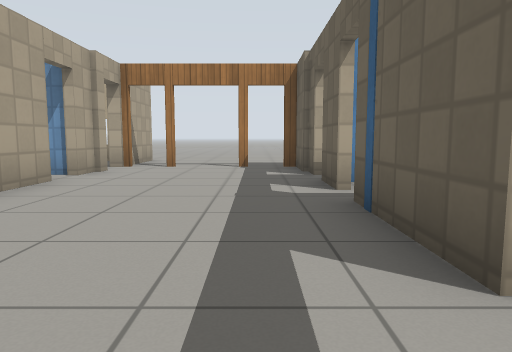
View 1 (above)

24 first-person views from a walk through a robot-simulator world made for Gazebo. The camera is 0.72 m above the floor, tilts 6° down and sees 70° across. The floor is counted in squares, 1 m on a side. Each view is taken from the middle of a square. On the plan, view 1 faces up. The plan holds only what a view shows up to about 11 squares ahead; the rest is blank. The place goes on beyond the plan. Gazebo's built-in surfaces are drawn with simple patterns.

View 2
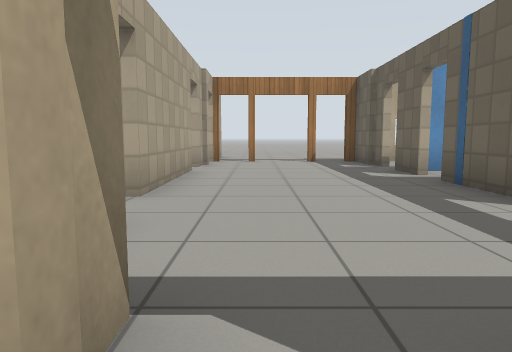

View 3
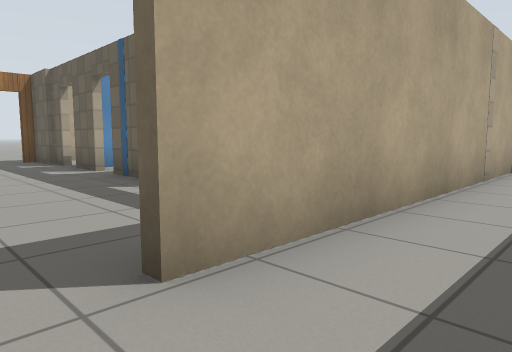

View 4
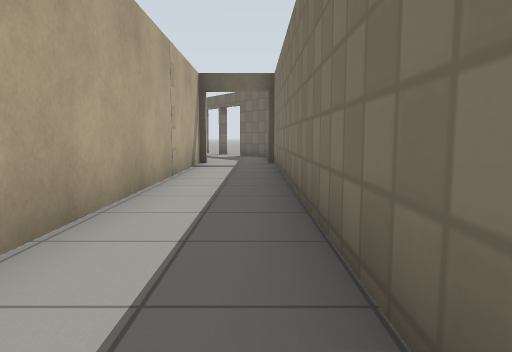

View 5
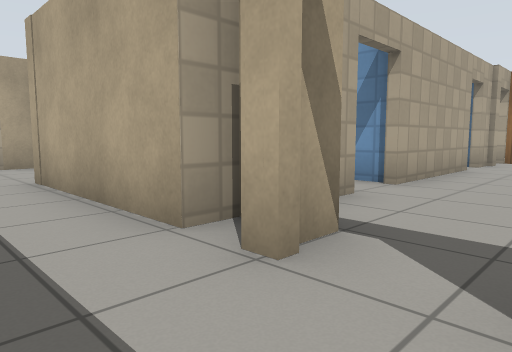

View 6
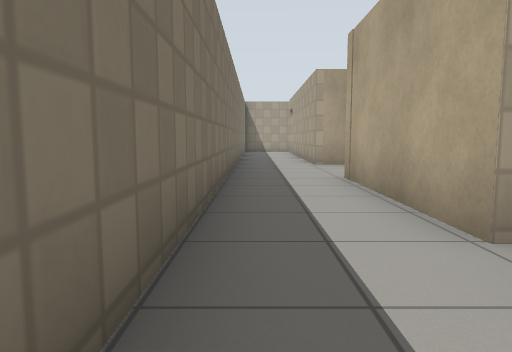

View 7
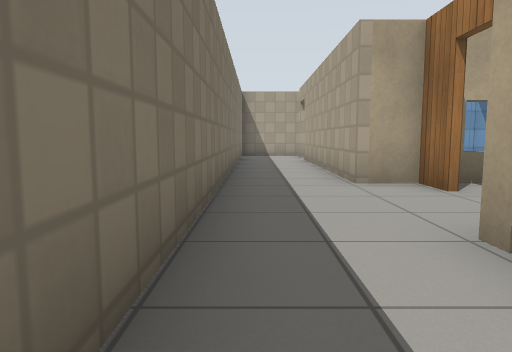

View 8
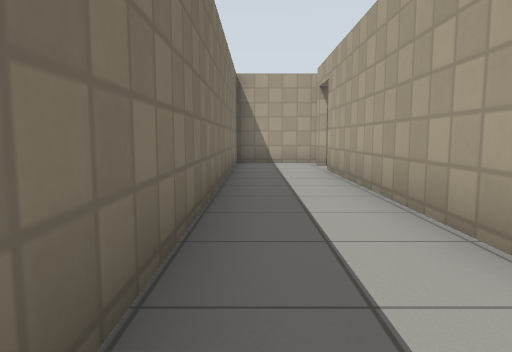

View 9
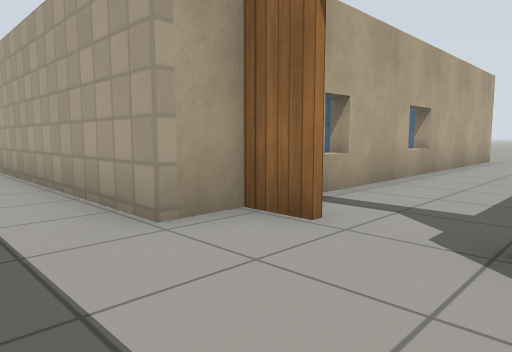

View 10
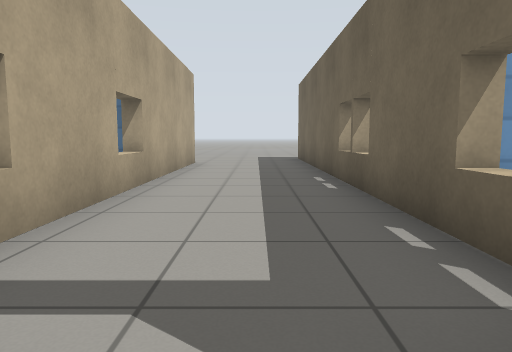

View 11
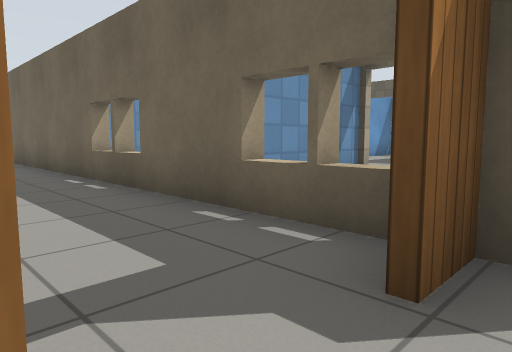

View 12
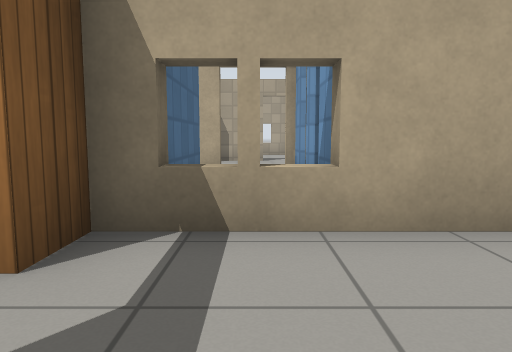

View 13
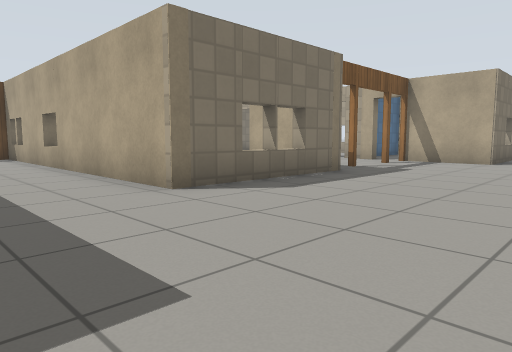

View 14
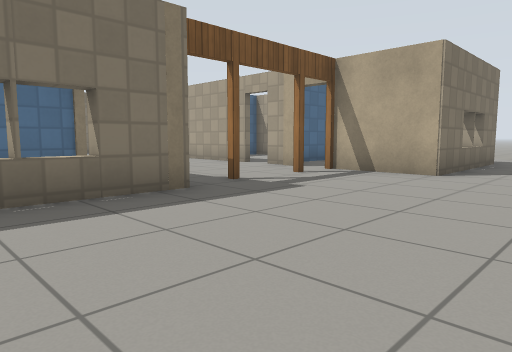

View 15
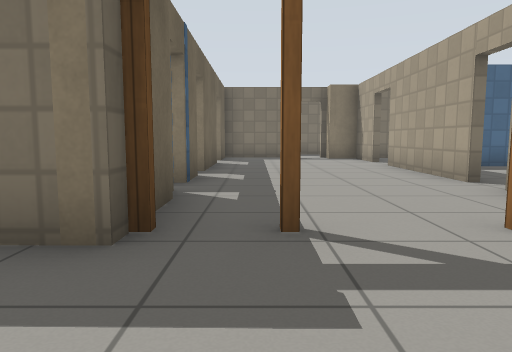

View 16
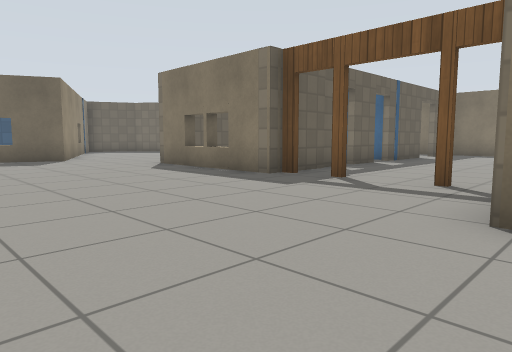

View 17
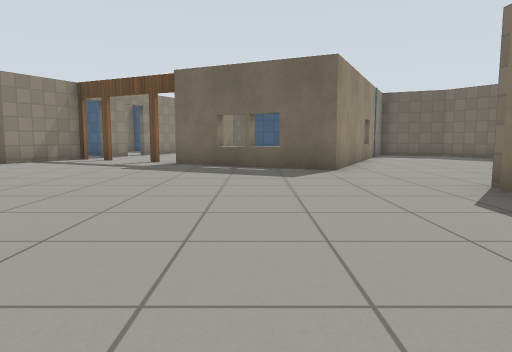

View 18
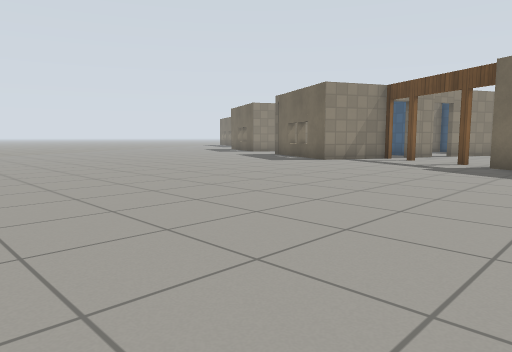

View 19
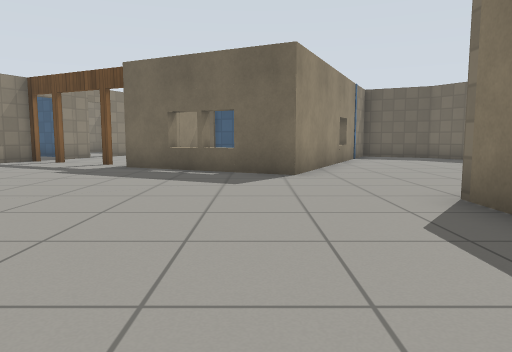

View 20
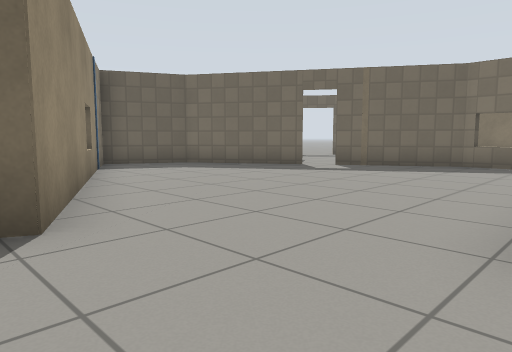

View 21
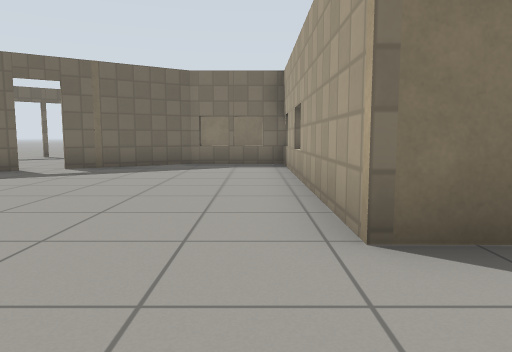

View 22
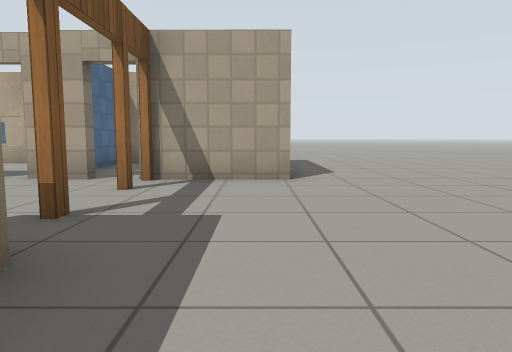

View 23
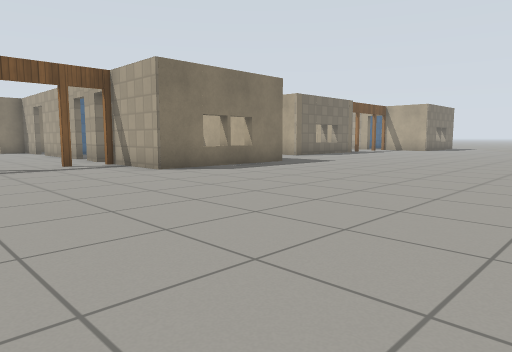

View 24
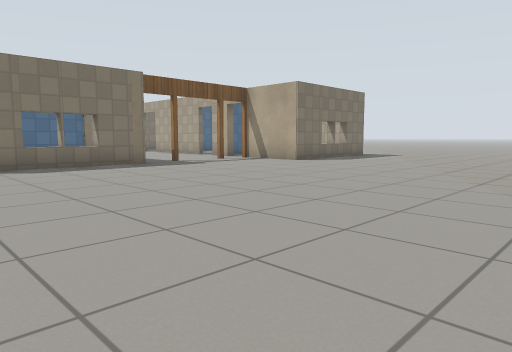

### Floor plan
Ten units are one square. View 1 is at (0, 0); x grows to the right and y downward. Boxes are objects, and circles mark ways between rooms. Rooms are numbered by the first view taken in them; rooms with no view inside come last. Other rooms are left out.
<svg viewBox="-231 -200 386 241">
<path fill="none" stroke="#000" d="M11 -50 11 -62M-34 -61 -34 -26M11 -15 11 -41M-34 -13 -34 -8M11 -70 11 -95M-34 -82 -34 -71M-75 4 -85 4M-34 14 -77 14M-23 14 -28 14M-99 4 -109 4M-108 -1 -108 14 -173 14M-183 14 -188 14M-193 13 -194 36 87 35M86 14 -12 14M-74 -116 -34 -116 -34 -92M11 -95 52 -95 52 -20 78 -20 104 -36M-150 -92 -150 -97 -108 -96 -108 -1M-76 -1 -76 -111M-109 3 -99 3M122 -188 106 -195M111 -41 139 -59 150 -79 80 -112 99 -152M-226 -116 -193 -116 -193 -90M-150 -49 -150 -61M-150 -16 -150 -42M-193 -62 -193 -24M-150 -77 -150 -86M-193 -81 -193 -70"/>
<circle cx="-15" cy="10" r="3" fill="#2a7"/>
<circle cx="-28" cy="-79" r="3" fill="#2a7"/>
<circle cx="-95" cy="0" r="3" fill="#2a7"/>
<circle cx="-175" cy="10" r="3" fill="#2a7"/>
<circle cx="-184" cy="-80" r="3" fill="#2a7"/>
<text x="-10" y="-40">1</text>
<text x="-60" y="20">2</text>
<text x="-40" y="-130">3</text>
<text x="-170" y="-40">4</text>
</svg>
Room 1 opens to room 2. Room 1 opens to room 3. Room 2 opens to room 3. Room 2 opens to room 4. Room 3 opens to room 4.

Where each view was taken, in squares from view 1:
view 1: 0 up, 0 right, facing up
view 2: 2 down, 2 left, facing up
view 3: 3 down, 2 left, facing up-right
view 4: 3 down, 2 left, facing right
view 5: 3 down, 1 left, facing up-left
view 6: 3 down, 1 left, facing left
view 7: 3 down, 5 left, facing left
view 8: 3 down, 9 left, facing left
view 9: 3 down, 8 left, facing up-left
view 10: 1 down, 9 left, facing up
view 11: 1 down, 10 left, facing up-right
view 12: 1 up, 8 left, facing left
view 13: 14 up, 8 left, facing down-left
view 14: 14 up, 12 left, facing down-left
view 15: 12 up, 16 left, facing down
view 16: 15 up, 4 left, facing down-right
view 17: 13 up, 0 right, facing right
view 18: 13 up, 0 right, facing up-right
view 19: 12 up, 1 right, facing right
view 20: 12 up, 5 right, facing down-right
view 21: 12 up, 6 right, facing down
view 22: 11 up, 3 right, facing left
view 23: 19 up, 1 right, facing down-left
view 24: 19 up, 10 left, facing down-left
